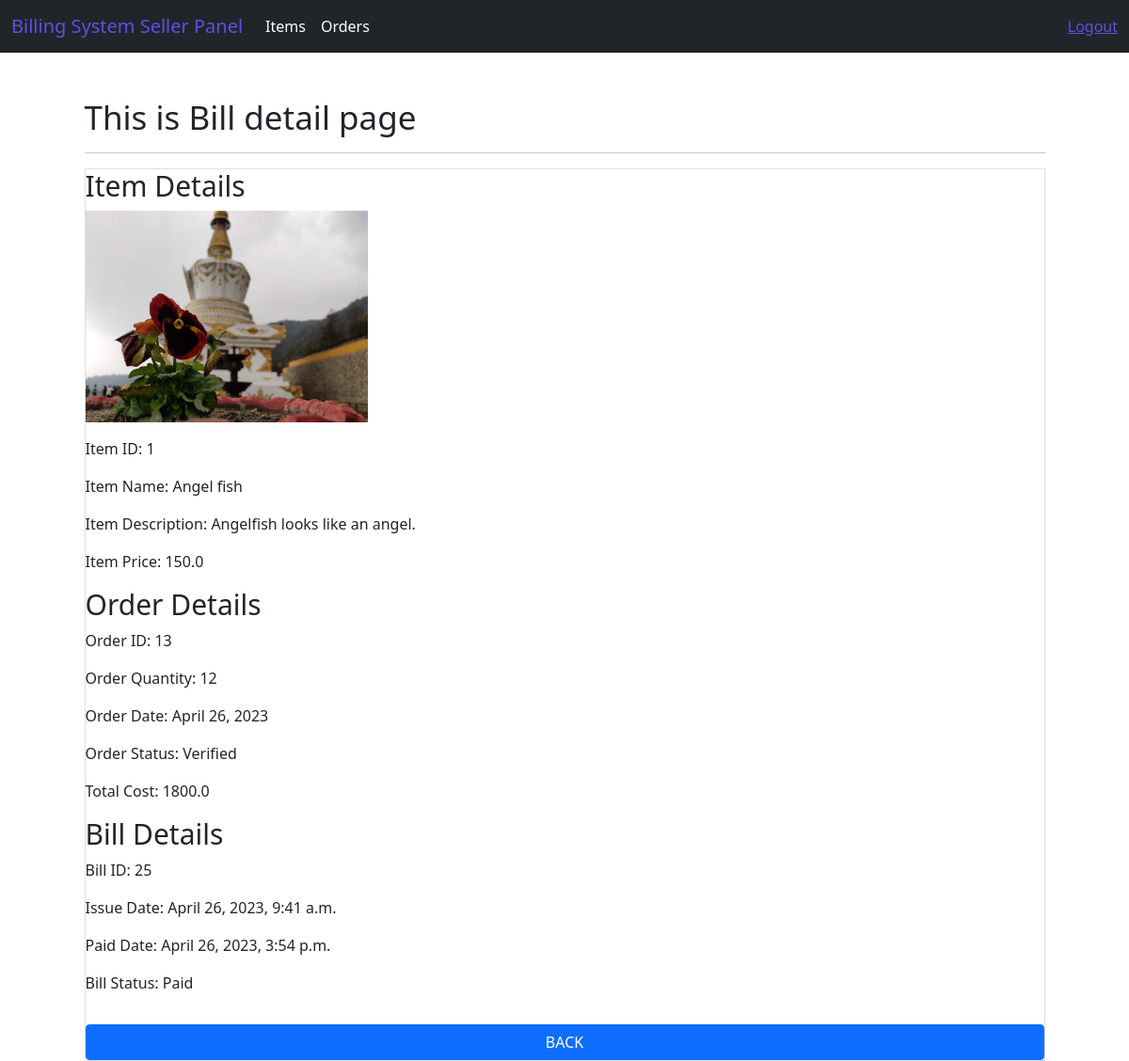
Page /seller/order/view/13 (signed in) on the committed database.
### system/models.py (models this page shows, shortened)
class Item(models.Model):
    item_name = models.CharField(max_length=50)
    item_price = models.FloatField(default=00.00)
    item_image = models.ImageField(upload_to='Images/Items/')
    item_description = models.CharField(max_length=250)
    customusers = models.ForeignKey(CustomUser, on_delete=models.CASCADE, related_name='items')
    class Meta:
        db_table = "Items"

class Order(models.Model):
    VERIFIED = 'Verified'
    UNVERIFIED= 'Unverified'
    STATUS_CHOICES = [
            (VERIFIED, 'Verified'),
            (UNVERIFIED, 'Unverified')
            ]
    order_quantity = models.PositiveIntegerField(default=0)
    order_date = models.DateField(auto_now_add=True)
    order_status = models.CharField(max_length=20, choices=STATUS_CHOICES,default= "Unverified")
    item_id = models.ForeignKey(Item, on_delete=models.CASCADE)
    customusers = models.ForeignKey(CustomUser, on_delete=models.CASCADE, related_name='orders')
    total_cost = models.FloatField(default=0.0)
    class Meta:
        db_table = "Order"

class Bill(models.Model):
    PAID = 'Paid'
    UNPAID= 'Unpaid'
    STATUS_CHOICES = [
            (PAID, 'Paid'),
            (UNPAID, 'Unpaid')
            ]
    issue_date = models.DateTimeField(auto_now_add=True)
    paid_date = models.DateTimeField(default=None, blank=True, null=True)
    bill_status = models.CharField(max_length=10,choices=STATUS_CHOICES,default="Unpaid")
    customusers = models.ForeignKey(CustomUser, on_delete=models.CASCADE, related_name='bills')
    order_id = models.ForeignKey(Order, on_delete=models.CASCADE)
    class Meta:
        db_table = "Bills"

### Seller/views.py (the view)
# urls.py: path('order/view/<int:id>', views.bill_index, name='bill-index'),
@login_required(login_url='login')
def bill_index(request, id):
    order = Order.objects.select_related('item_id__customusers').get(id=id)
    item = order.item_id
    bills = Bill.objects.filter(order_id=id)
    context = {"order": order, "item": item, "bills": bills}
    return render(request, 'sellerPanel/orders/orders_view.html', context)

### templates/sellerPanel/orders/orders_view.html (shortened to what this page needs)
{% extends 'layouts/seller_master.html' %}
{% block content %}
<div class="container mt-5">
    <h1>This is Bill detail page</h1>
    <hr>
    <div class="card">
        <h2>Item Details</h2>
        <p><img src="{{ item.item_image.url }}" width="300"></p>
        <p>Item ID: {{ item.id }}</p>
        <p>Item Name: {{ item.item_name }}</p>
        <p>Item Description: {{ item.item_description }}</p>
        <p>Item Price: {{ item.item_price }}</p>
        <h2>Order Details</h2>
        <p>Order ID: {{ order.id }}</p>
        <p>Order Quantity: {{ order.order_quantity }}</p>
        <p>Order Date: {{ order.order_date }}</p>
        <p>Order Status: {{ order.order_status }}</p>
        <p>Total Cost: {{ order.total_cost }}</p>
        <h2>Bill Details</h2>
        {% for bill in bills %}
        <p>Bill ID: {{ bill.id }}</p>
        <p>Issue Date: {{ bill.issue_date }}</p>
        <p>Paid Date: {% if bill.paid_date %}
                        {{ bill.paid_date }}
                      {% else %}
                         Unpaid
                      {% endif %}</p>
        <p>Bill Status: {{ bill.bill_status }}</p>
        {% endfor %}
    <a href="{% url 'order-index' %}" class="btn btn-primary mt-3">BACK</a>
</div>
{% endblock %}

### static/css/style.css (style rules this page uses)
h1 { font-size: 35px; }
h2 { font-size: 30px; }

### rows in the picture
Item: item_image (picture), id "1", item_name "Angel fish", item_description "Angelfish looks like an angel.", item_price "150.0"
Order: id "13", order_quantity "12", order_date "April 26, 2023", order_status "Verified", total_cost "1800.0"
Bill: id "25", issue_date "April 26, 2023, 9:41 a.m.", paid_date "April 26, 2023, 3:54 p.m.", bill_status "Paid"
